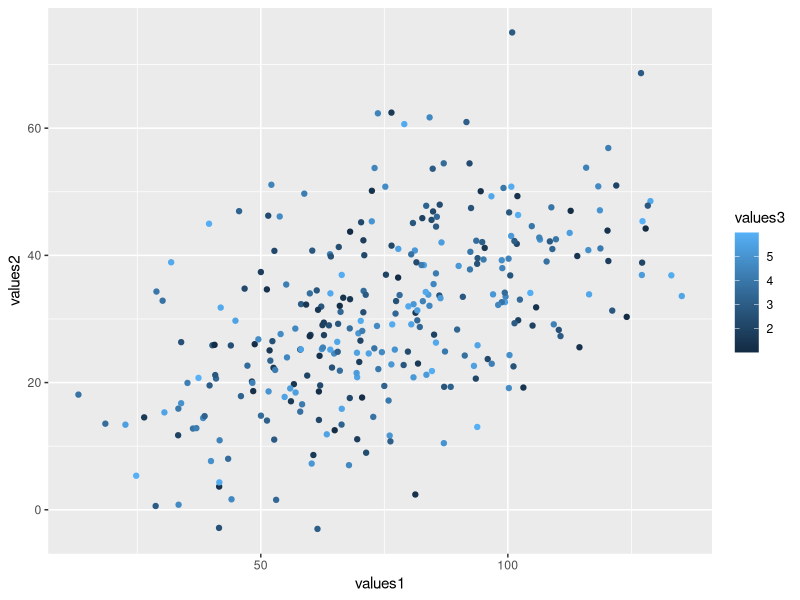
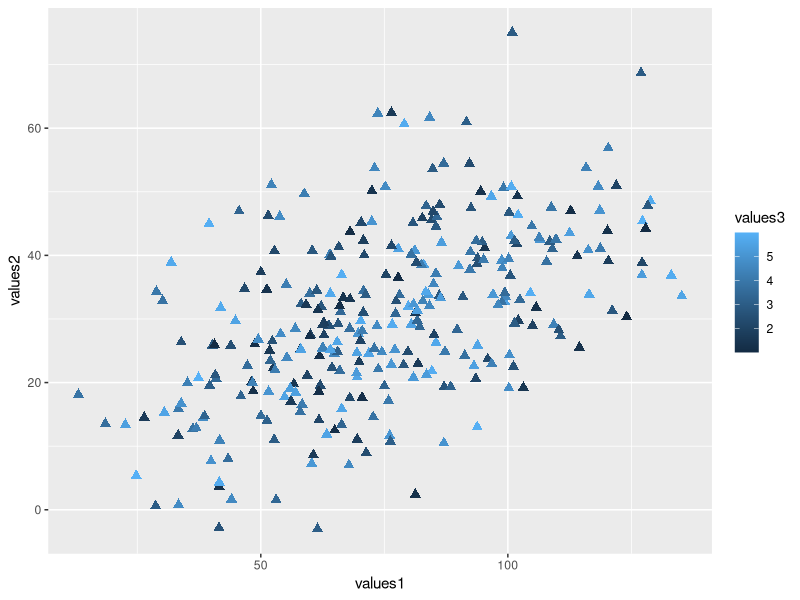
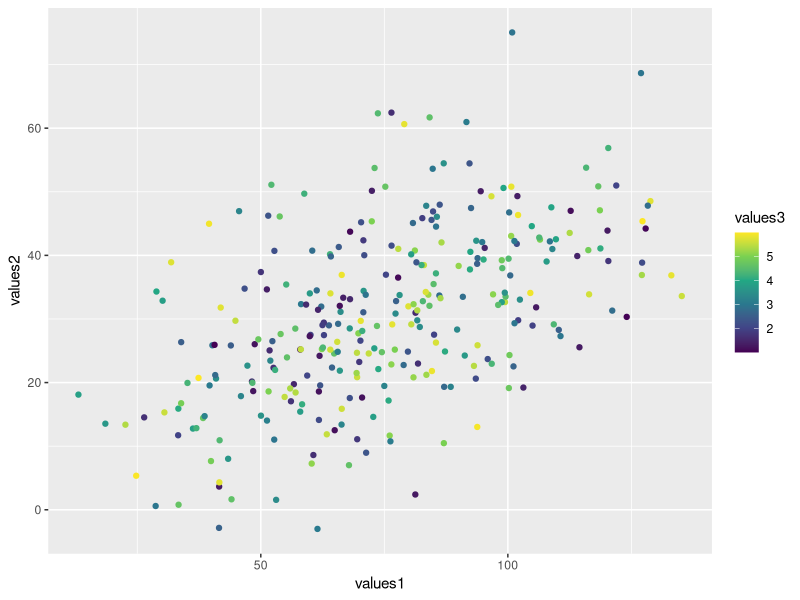

Source code (R) for these figures, in order:
## ---- chunk 1
knitr::opts_chunk$set(echo = TRUE, fig.align='center')

# title: Creating a color-graded scatter plot
# author: jonathan
# revised: 20/2/2020 

WEB <- c("https://bioceed.uib.no/dropfolder/bioSTATS/Rmd/Basic/Visualizing/Simple/color-graded-scatter.html")
GIT <- c("https://github.com/jonathansoule/biostats/blob/master/Basic/Visualizing/Simple/color-graded-scatter.Rmd")
library(ggplot2)
## ---- chunk 2
# variable 1
values1 <- c(rnorm(100, mean=50, sd=15), rnorm(100, mean=75, sd=15), rnorm(100, mean=100, sd=15))
# variable 2
values2 <- c(rnorm(100, mean=20, sd=10), rnorm(100, mean=30, sd=10),rnorm(100, mean=40, sd=10))
# variable 3
values3 <- runif(300, min = 1, max = 6)
# dataframe
df <- data.frame(values1, values2, values3)
## ---- chunk 3
ggplot(df, aes(values1, values2)) +
  geom_point(aes(color = values3))
## ---- chunk 4
ggplot(df, aes(values1, values2)) +
  geom_point(aes(color = values3), size = 2.5, shape = 17)   
## ---- chunk 5
ggplot(df, aes(values1, values2)) +
  geom_point(aes(color = values3)) +
  scale_color_viridis_c()  
